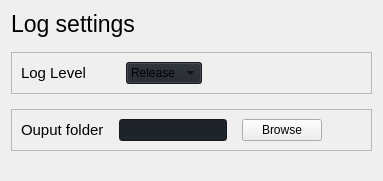
                          <widget class="QWidget" name="logArea" native="true">
                           <layout class="QVBoxLayout" name="verticalLayout_25">
                            <property name="spacing">
                             <number>15</number>
                            </property>
                            <property name="bottomMargin">
                             <number>30</number>
                            </property>
                            <item>
                             <widget class="QLabel" name="label_15">
                              <property name="styleSheet">
                               <string notr="true">QLabel {
    font-size: 17pt;
}</string>
                              </property>
                              <property name="text">
                               <string>Log settings</string>
                              </property>
                             </widget>
                            </item>
                            <item>
                             <widget class="QFrame" name="frame_12">
                              <property name="styleSheet">
                               <string notr="true">QLabel {
    font-size: 11pt;
}</string>
                              </property>
                              <property name="frameShape">
                               <enum>QFrame::StyledPanel</enum>
                              </property>
                              <property name="frameShadow">
                               <enum>QFrame::Raised</enum>
                              </property>
                              <layout class="QHBoxLayout" name="horizontalLayout_25">
                               <property name="spacing">
                                <number>40</number>
                               </property>
                               <item>
                                <widget class="QLabel" name="label_16">
                                 <property name="text">
                                  <string>Log Level</string>
                                 </property>
                                </widget>
                               </item>
                               <item>
                                <widget class="QComboBox" name="comboBox">
                                 <property name="styleSheet">
                                  <string notr="true">background-color:#1f232a;</string>
                                 </property>
                                 <property name="currentText">
                                  <string>Release</string>
                                 </property>
                                 <item>
                                  <property name="text">
                                   <string>Release</string>
                                  </property>
                                 </item>
                                 <item>
                                  <property name="text">
                                   <string>Debug</string>
                                  </property>
                                 </item>
                                </widget>
                               </item>
                               <item>
                                <spacer name="horizontalSpacer_11">
                                 <property name="orientation">
                                  <enum>Qt::Horizontal</enum>
                                 </property>
                                 <property name="sizeHint" stdset="0">
                                  <size>
                                   <width>40</width>
                                   <height>20</height>
                                  </size>
                                 </property>
                                </spacer>
                               </item>
                              </layout>
                             </widget>
                            </item>
                            <item>
                             <widget class="QFrame" name="frame_11">
                              <property name="styleSheet">
                               <string notr="true">QLabel {
    font-size: 11pt;
}</string>
                              </property>
                              <property name="frameShape">
                               <enum>QFrame::StyledPanel</enum>
                              </property>
                              <property name="frameShadow">
                               <enum>QFrame::Raised</enum>
                              </property>
                              <layout class="QHBoxLayout" name="horizontalLayout_24">
                               <property name="spacing">
                                <number>15</number>
                               </property>
                               <item>
                                <widget class="QLabel" name="label_17">
                                 <property name="text">
                                  <string>Ouput folder</string>
                                 </property>
                                </widget>
                               </item>
                               <item>
                                <widget class="QLineEdit" name="lineEdit_4">
                                 <property name="styleSheet">
                                  <string notr="true">background-color:#1f232a;</string>
                                 </property>
                                </widget>
                               </item>
                               <item>
                                <widget class="QPushButton" name="pushButton_4">
                                 <property name="text">
                                  <string>Browse</string>
                                 </property>
                                </widget>
                               </item>
                               <item>
                                <spacer name="horizontalSpacer_12">
                                 <property name="orientation">
                                  <enum>Qt::Horizontal</enum>
                                 </property>
                                 <property name="sizeHint" stdset="0">
                                  <size>
                                   <width>40</width>
                                   <height>20</height>
                                  </size>
                                 </property>
                                </spacer>
                               </item>
                              </layout>
                             </widget>
                            </item>
                           </layout>
                          </widget>
